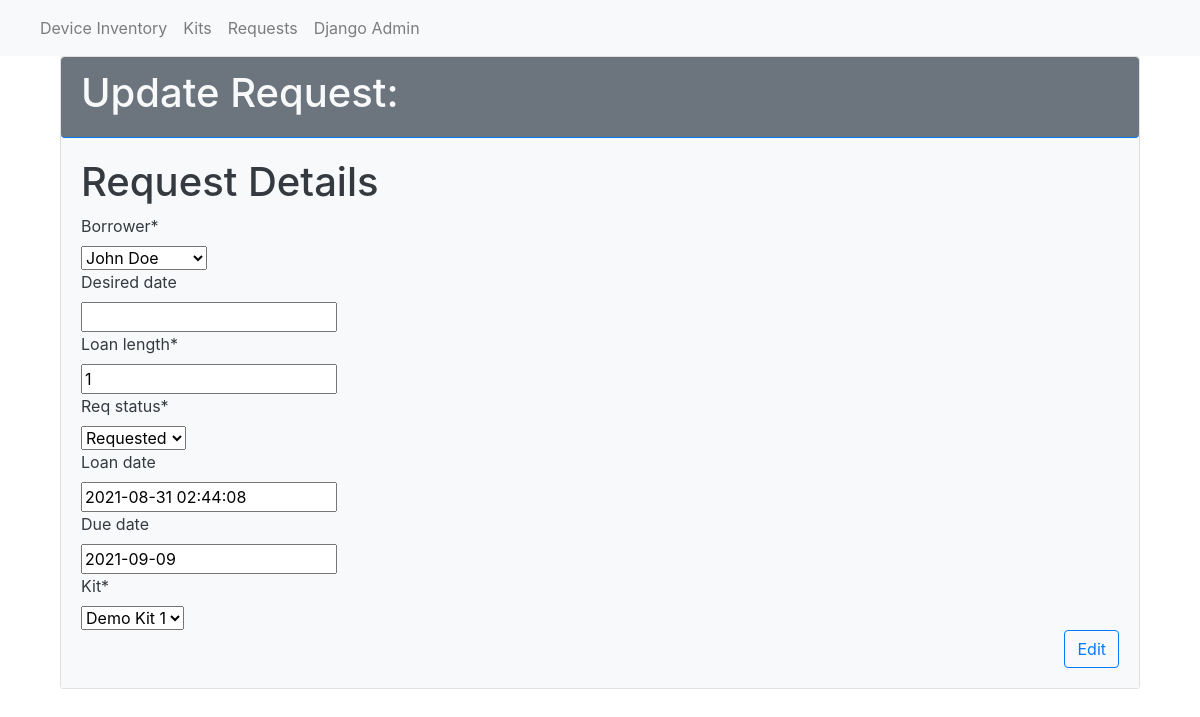
The app's page /request/edit/1/ with its own data.
### tracker/models.py (models this page shows)
class Request(models.Model):
    REQUESTED = 'REQ'
    APPROVED = 'APP'
    CANCELLED = 'CNC'
    COMPLETED = 'CMP'
    RETURNED = 'RTN'
    REQ_STATE_CHOICES = [
        (REQUESTED, 'Requested'),
        (APPROVED, 'Approved'),
        (CANCELLED, 'Cancelled'),
        (COMPLETED, 'Completed'),
        (RETURNED, 'Returned'),
    ]
    borrower = models.ForeignKey(Borrower,on_delete=models.CASCADE)
    request_date = models.DateTimeField(auto_now_add=True)
    desired_date = models.DateField(blank=True, null = True)
    loan_length = models.SmallIntegerField(
        validators = [MinValueValidator(1, message="Loans cannot be shorter than one day."), MaxValueValidator(10, message="Loans cannot be longer than 10 days.")])
    req_status = models.CharField(
        max_length=3,
        choices = REQ_STATE_CHOICES,
        default= REQUESTED,
        )
    loan_date = models.DateTimeField(blank=True, null=True)
    due_date = models.DateField(blank=True, null = True)
    kit = models.ForeignKey(Kit, on_delete=models.CASCADE)

### tracker/views.py (the view)
# urls.py: path('request/edit/<int:pk>/', views.req_edit, name='req_edit'),
def req_edit(request, pk):
    req = Request.objects.get(pk = pk)
    if request.method == "POST":
        form = ReqForm(request.POST, instance=req)
        if form.is_valid():
            form.save()
            return redirect('req-list')
    else:
        form = ReqForm(instance=req)
    return render(request,
        'tracker/req_edit.html',
        {
            'form': form,
            'req': req
        })

### tracker/forms.py
class ReqForm(forms.ModelForm):
    class Meta:
        model = Request
        exclude = ()

### tracker/models.py (called while the page is built)
    def __str__(self):
        return f'{self.first_name} {self.last_name}'

    def __str__(self):
        return self.name

### tracker/templates/tracker/req_edit.html (shortened to what this page needs)
{% extends 'tracker/base.html' %}
{% load crispy_forms_tags %}
{% block content %}
<div class = "card">
<div class="card-header bg-secondary text-light border-primary rounded ">
<h1>Update Request:</h1>
</div>
<div class="card-body bg-light text-dark" >
      <h1>Request Details</h1>
      <form action="{% url 'req_edit' req.id %}"
            method="post">
            {{ form|crispy }}
      <button class="btn btn-outline-primary float-right" type="submit">Edit</button>
      </form>
</div>
</div>
{% endblock %}

### records on screen
Request: borrower "John Doe", loan_length "1", req_status "Requested", loan_date "2021-08-31 02:44:08", due_date "2021-09-09", kit "Demo Kit 1"
